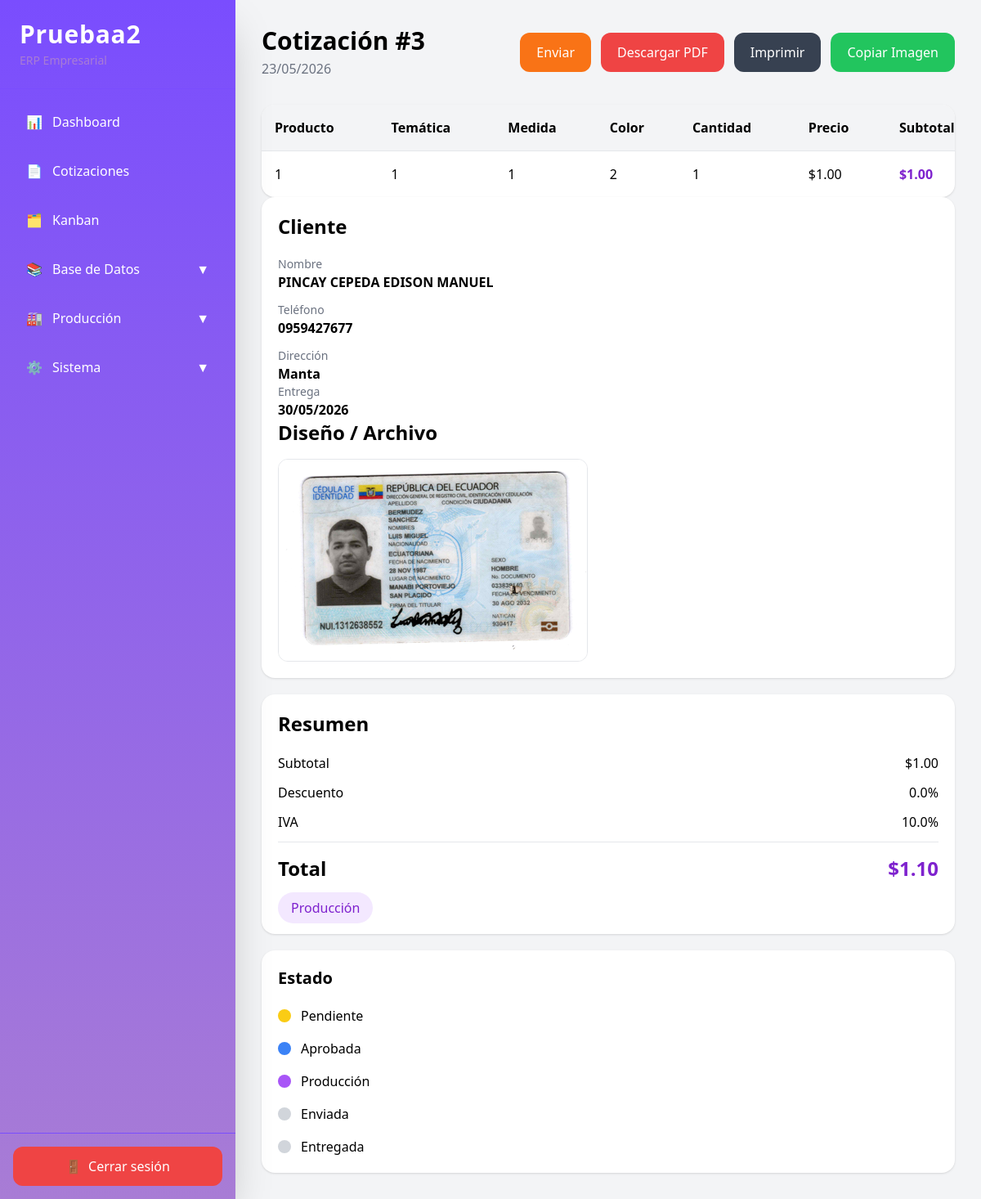
/quotations/3 (signed in), run on the app's committed database.
### app/models/company_config.py (models this page shows)
class CompanyConfig(Base):
    __tablename__ = "company_config"
    id = Column(Integer, primary_key=True)
    company_name = Column(String, default="SISTEMA ERP")
    logo = Column(String, nullable=True)
    primary_color = Column(String, default="#7C3AED")
    secondary_color = Column(String, default="#E9D5FF")
    accent_color = Column(String, default="#4C1D95")
    font_color = Column(String, default="#333333")
    quotation_validity_days = Column(Integer, default=15)
    quotation_footer_text = Column(String, default="Gracias por confiar en SISTEMA ERP.")
    iva_default = Column(Integer, default=19)
    created_at = Column(DateTime, default=datetime.now)
    updated_at = Column(DateTime, default=datetime.now, onupdate=datetime.now)

### app/models/quotation.py (models this page shows)
class Quotation(Base):
    __tablename__ = "quotations"
    id = Column(Integer, primary_key=True)
    client_id = Column(
        Integer,
        ForeignKey("clients.id")
    )
    subtotal = Column(Float)
    discount = Column(Float)
    iva = Column(Float)
    total = Column(Float)
    status = Column(String)
    delivery_date = Column(Date)
    design_file = Column(String)
    created_at = Column(
        DateTime,
        default=datetime.utcnow
    )
    client = relationship("Client")
    items = relationship(
    "QuotationItem"
)

### app/models/quotation_item.py (models this page shows)
class QuotationItem(Base):
    __tablename__ = "quotation_items"
    id = Column(
        Integer,
        primary_key=True,
        index=True
    )
    quotation_id = Column(
        Integer,
        ForeignKey("quotations.id")
    )
    product_id = Column(
        Integer,
        ForeignKey("products.id"),
        nullable=True
    )
    quantity = Column(Integer)
    detail = Column(String)
    measure = Column(String)
    theme = Column(String)
    color = Column(String)
    logo = Column(String)
    unit_price = Column(Float)
    total = Column(Float)
    product = relationship(
        "Product"
    )

### app/models/client.py (models this page shows)
class Client(Base):
    __tablename__ = "clients"
    id = Column(Integer, primary_key=True, index=True)
    name = Column(String)
    company = Column(String)
    ruc_ci = Column(String)
    phone = Column(String)
    email = Column(String)
    address = Column(Text)
    client_type = Column(String)
    observations = Column(Text)

### app/routes/quotations.py (the view)
@router.get(
    "/{quotation_id}",
    response_class=HTMLResponse
)
async def quotation_detail(
    quotation_id: int,
    request: Request,
    db: Session = Depends(get_db)
):
    user = role_required(
        request,
        ["admin", "ventas"]
    )
    if isinstance(user, RedirectResponse):
        return user
    quotation = db.query(
        Quotation
    ).filter(
        Quotation.id == quotation_id
    ).first()
    return templates.TemplateResponse(
        request=request,
        name="quotation_detail.html",
        context={
            "quotation": quotation
        }
    )

### app/templates/quotation_detail.html (shortened to what this page needs)
{% extends 'base.html' %} {% block content %}
<div class="flex justify-between items-center mb-8">
  <div>
    <h1 class="text-2xl md:text-3xl font-bold">
      Cotización #{{ quotation.id }}
    </h1>
    <div class="text-gray-500 mt-1">
      {{ quotation.created_at.strftime('%d/%m/%Y') }}
    </div>
  </div>
  <div class="flex gap-3 flex-wrap">
    {% if quotation.status == 'produccion' %}
    <a
      href="/quotations/{{ quotation.id }}/shipping"
      class="bg-orange-500 hover:bg-orange-600 text-white px-5 py-3 rounded-xl transition"
    >
      Enviar
    </a>
    {% endif %}
    <a
      href="/quotations/{{ quotation.id }}/pdf"
      class="bg-red-500 hover:bg-red-600 text-white px-5 py-3 rounded-xl transition"
    >
      Descargar PDF
    </a>
    <button
      onclick="window.print()"
      class="bg-gray-700 hover:bg-gray-800 text-white px-5 py-3 rounded-xl transition"
    >
      Imprimir
    </button>
    <button
      onclick="copyQuotationImage()"
      class="bg-green-500 hover:bg-green-600 text-white px-5 py-3 rounded-xl transition"
    >
      Copiar Imagen
    </button>
  </div>
</div>
<div id="quotation_capture" class="grid grid-cols-1 xl:grid-cols-12 gap-6">
  <div class="xl:col-span-8">
    <div class="bg-white rounded-2xl shadow overflow-hidden">
      <div class="overflow-x-auto">
        <table class="w-full min-w-[900px]">
          <thead class="bg-gray-100">
            <tr>
              <th class="text-left p-4">Producto</th>
              <th class="text-left p-4">Temática</th>
              <th class="text-left p-4">Medida</th>
              <th class="text-left p-4">Color</th>
              <th class="text-left p-4">Cantidad</th>
              <th class="text-left p-4">Precio</th>
              <th class="text-left p-4">Subtotal</th>
            </tr>
          </thead>
          <tbody>
            {% for item in quotation.items %}
            <tr class="border-t">
              <td class="p-4">{{ item.detail }}</td>
              <td class="p-4">{{ item.theme or '-' }}</td>
              <td class="p-4">{{ item.measure or '-' }}</td>
              <td class="p-4">{{ item.color or '-' }}</td>
              <td class="p-4">{{ item.quantity }}</td>
              <td class="p-4">${{ "%.2f"|format(item.unit_price) }}</td>
              <td class="p-4 font-bold text-purple-700">
                ${{ "%.2f"|format(item.total) }}
              </td>
            </tr>
            {% endfor %}
          </tbody>
        </table>
      </div>
    </div>
    <div class="xl:col-span-4">
      <div class="bg-white p-5 rounded-2xl shadow sticky top-6">
        <h2 class="text-2xl font-bold mb-5">Cliente</h2>
        <div class="space-y-3">
          <div>
            <div class="text-sm text-gray-500">Nombre</div>
            <div class="font-semibold">{{ quotation.client.name }}</div>
          </div>
          <div>
            <div class="text-sm text-gray-500">Teléfono</div>
            <div class="font-semibold">{{ quotation.client.phone }}</div>
          </div>
          <div>
            <div class="text-sm text-gray-500">Dirección</div>
            <div class="font-semibold">{{ quotation.client.address }}</div>
          </div>
        </div>
        <div>
          <div class="text-sm text-gray-500">Entrega</div>
          <div class="font-semibold">
            {{ quotation.delivery_date.strftime('%d/%m/%Y') if
            quotation.delivery_date else '-' }}
          </div>
        </div>
        {% if quotation.design_file %}
        <h2 class="text-2xl font-bold mb-4">Diseño / Archivo</h2>
        {% if quotation.design_file.endswith( ('.png', '.jpg', '.jpeg') ) %}
        <img
          src="/uploads/designs/{{ quotation.design_file }}"
          class="max-h-[500px] rounded-xl border"
        />
        {% endif %}
      </div>
      {% endif %}
    </div>
    <div class="bg-white p-5 rounded-2xl shadow mt-5">
      <h2 class="text-2xl font-bold mb-5">Resumen</h2>
      <div class="flex justify-between mb-3">
        <span> Subtotal </span>
        <span> ${{ "%.2f"|format(quotation.subtotal) }} </span>
      </div>
      <div class="flex justify-between mb-3">
        <span> Descuento </span>
        <span> {{ quotation.discount }}% </span>
      </div>
      <div class="flex justify-between mb-3">
        <span> IVA </span>
        <span> {{ quotation.iva }}% </span>
      </div>
      <div class="border-t pt-4 flex justify-between text-2xl font-bold">
        <span> Total </span>
        <span class="text-purple-700">
          ${{ "%.2f"|format(quotation.total) }}
        </span>
      </div>
      <div class="mt-5">
        {% if quotation.status == 'pendiente' %}
        <span class="bg-yellow-100 text-yellow-700 px-4 py-2 rounded-full">
          Pendiente
        </span>
        {% elif quotation.status == 'aprobada' %}
        <span class="bg-blue-100 text-blue-700 px-4 py-2 rounded-full">
          Aprobada
        </span>
        {% elif quotation.status == 'produccion' %}
        <span class="bg-purple-100 text-purple-700 px-4 py-2 rounded-full">
          Producción
        </span>
        {% elif quotation.status == 'enviada' %}
        <span class="bg-orange-100 text-orange-700 px-4 py-2 rounded-full">
          Enviada
        </span>
        {% elif quotation.status == 'entregada' %}
        <span class="bg-green-100 text-green-700 px-4 py-2 rounded-full">
          Entregada
        </span>
        {% endif %}
      </div>
    </div>
    <div class="bg-white p-5 rounded-2xl shadow mt-5">
      <h2 class="text-xl font-bold mb-5">Estado</h2>
      <div class="space-y-4">
        <div class="flex items-center gap-3">
          <div class="w-4 h-4 rounded-full bg-yellow-400"></div>
          <span>Pendiente</span>
        </div>
        <div class="flex items-center gap-3">
          <div
            class="w-4 h-4 rounded-full {% if quotation.status in ['aprobada', 'produccion', 'enviada', 'entregada'] %}bg-blue-500{% else %}bg-gray-300{% endif %}"
          ></div>
          <span>Aprobada</span>
        </div>
        <div class="flex items-center gap-3">
          <div
            class="w-4 h-4 rounded-full {% if quotation.status in ['produccion', 'enviada', 'entregada'] %}bg-purple-500{% else %}bg-gray-300{% endif %}"
          ></div>
          <span>Producción</span>
        </div>
        <div class="flex items-center gap-3">
          <div
            class="w-4 h-4 rounded-full {% if quotation.status in ['enviada', 'entregada'] %}bg-orange-500{% else %}bg-gray-300{% endif %}"
          ></div>
          <span>Enviada</span>
        </div>
        <div class="flex items-center gap-3">
          <div
            class="w-4 h-4 rounded-full {% if quotation.status == 'entregada' %}bg-green-500{% else %}bg-gray-300{% endif %}"
          ></div>
          <span>Entregada</span>
        </div>
      </div>
    </div>
  </div>
</div>
{% endblock %}

### app/templates/base.html (shortened to what this page needs)
<!doctype html>
<html lang="es">
  <head>
    {% set global_config = inject_global_config() %}
    <script src="https://cdn.tailwindcss.com"></script>
    {% set _cfg = inject_global_config() %}
  </head>
  <body class="bg-gray-100">
    <div class="flex min-h-screen w-full">
      <aside
        id="sidebar"
        class="shrink-0 fixed md:sticky top-0 z-50 md:z-auto w-72 h-screen bg-gradient-to-b from-purple-900 to-purple-800 text-white flex flex-col shadow-2xl transform -translate-x-full md:translate-x-0 transition-transform duration-300"
      >
        <div class="p-6 border-b border-purple-700">
          <h1 class="text-2xl md:text-3xl font-bold tracking-wide">
            {{ global_config.config.company_name if global_config.config else
            "SISTEMA ERP" | truncate(10, True) }}
          </h1>
          <div class="text-purple-200 text-sm mt-1">ERP Empresarial</div>
        </div>
        <nav class="flex-1 p-4 space-y-3 overflow-y-auto">
          <a
            href="/"
            class="flex items-center gap-3 px-4 py-3 rounded-xl hover:bg-purple-700 transition"
          >
            <span> 📊 </span>
            <span> Dashboard </span>
          </a>
          <a
            href="/quotations"
            class="flex items-center gap-3 px-4 py-3 rounded-xl hover:bg-purple-700 transition"
          >
            <span> 📄 </span>
            <span> Cotizaciones </span>
          </a>
          <a
            href="/production/kanban"
            class="flex items-center gap-3 px-4 py-3 rounded-xl hover:bg-purple-700 transition"
          >
            <span> 🗂️ </span>
            <span> Kanban </span>
          </a>
          <div>
            <button
              onclick="toggleSidebarMenu('databaseMenu')"
              class="w-full flex justify-between items-center px-4 py-3 rounded-xl hover:bg-purple-700 transition"
            >
              <div class="flex items-center gap-3">
                <span> 📚 </span>
                <span> Base de Datos </span>
              </div>
              <span> ▼ </span>
            </button>
          </div>
          <div>
            <button
              onclick="toggleSidebarMenu('productionMenu')"
              class="w-full flex justify-between items-center px-4 py-3 rounded-xl hover:bg-purple-700 transition"
            >
              <div class="flex items-center gap-3">
                <span> 🏭 </span>
                <span> Producción </span>
              </div>
              <span> ▼ </span>
            </button>
          </div>
          <div>
            <button
              onclick="toggleSidebarMenu('systemMenu')"
              class="w-full flex justify-between items-center px-4 py-3 rounded-xl hover:bg-purple-700 transition"
            >
              <div class="flex items-center gap-3">
                <span> ⚙️ </span>
                <span> Sistema </span>
              </div>
              <span> ▼ </span>
            </button>
          </div>
        </nav>
        <div class="p-4 border-t border-purple-700">
          <a
            href="/logout"
            class="flex items-center justify-center gap-2 bg-red-500 hover:bg-red-600 text-white px-4 py-3 rounded-xl transition"
          >
            <span> 🚪 </span>
            <span> Cerrar sesión </span>
          </a>
        </div>
      </aside>
      <main class="flex-1 p-4 pt-24 md:pt-8 md:p-8 overflow-x-hidden">
        {% block content %} {% endblock %}
      </main>
    </div>
  </body>
</html>

### data on the page
CompanyConfig: config "Pruebaa2"
Quotation: id "3", created_at "23/05/2026", delivery_date "30/05/2026", design_file (picture), subtotal "1.00", discount "0.0", iva "10.0", total "1.10"
QuotationItem: detail "1", theme "1", measure "1", color "2", quantity "1", unit_price "1.00", total "1.00"
Client: client.name "PINCAY CEPEDA EDISON MANUEL", client.phone "0959427677", client.address "Manta"
